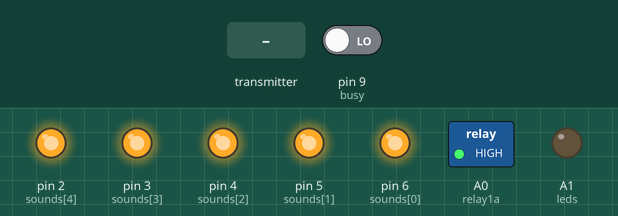
The sketch below on a simulated Arduino Uno, built with avr-gcc and run on an emulated ATmega328P. On the bench: switched loads named in the sketch (green lamp = pin HIGH), output pins drawn as LEDs (lit = HIGH). The test bench sets the inputs (shaded band); at power-on: pin 9 (busy) LOW. No radio packets arrive unless stated; what the sketch prints to the serial monitor is not drawn.

Above: at 1.2 s.
1.3 s: the transmitter starts sending fogPos = 0
2.8 s: the transmitter starts sending controller = 0
Timing chart, 0 to 5.8 s (numbered marks = the images above; inputs shaded):
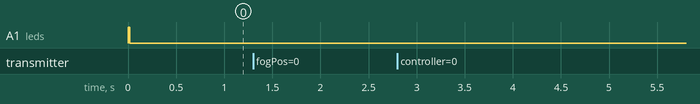

The sketch:

mbox_monster01.ino
```cpp
#include <SPI.h>
#include <nRF24L01.h>
#include <RF24.h>
#include <Servo.h>
// DY1703A Voice Sound Module

Servo myservo;

RF24 radio(7, 8); // CE, CSN
// Also uses 7, 8, 11, 12, 13,

const byte addresses[][6] = {"Prime", "2Node", "3xxxx", "4xxxx"};
const int relay1a = A0;
const int leds = A1;
const int motor = 10;
int sounds[5] = {6,5,4,3,2};
int busy = 9;
unsigned long int endIgnore = 0;

// Max size of this struct is 32 bytes - NRF24L01 buffer limit
struct Data_Package {
  byte fogPos = 0;    // tranmit to fog machine
  byte controller = 0;
  byte blue = 0;
  byte device1a = 0;
  byte plasmaTV = 0;
  byte mbox = 0;
  byte byte07 = 0;
  byte byte08 = 0;
  byte byte09 = 0;
  byte byte10 = 0;
  byte byte11 = 0;
  byte byte12 = 0;
  byte byte13 = 0;
  byte byte14 = 0;
  byte byte15 = 0;
  byte byte16 = 0;
  byte byte17 = 0;
  byte byte18 = 0;
  byte byte19 = 0;
  byte byte20 = 0;
  byte byte21 = 0;
  byte byte22 = 0;
  byte byte23 = 0;
  byte byte24 = 0;
  byte byte25 = 0;
  byte byte26 = 0;
  byte byte27 = 0;
  byte byte28 = 0;
  byte byte29 = 0;
  byte byte30 = 0;
  byte byte31 = 0;
  byte byte32 = 0;
};

Data_Package data; //Create a variable with the above structure

void setup() {
  Serial.begin(9600);

  pinMode(relay1a, OUTPUT);
  digitalWrite(relay1a,HIGH);
  pinMode(leds, OUTPUT);
  digitalWrite(leds,HIGH);
  //pinMode(motor, OUTPUT);
  //digitalWrite(motor, LOW);
  //myservo.attach(motor);

  radio.begin();
  radio.openWritingPipe(addresses[0]); // 00001
  radio.openReadingPipe(1, addresses[1]); // 00002
  radio.setPALevel(RF24_PA_MIN);
  radio.startListening();

  for (int i=0; i<=4; i++) {
    //Serial.print("Initializing ");  Serial.println(i);
    pinMode(sounds[i], OUTPUT);
    digitalWrite(sounds[i], HIGH);
  }
  pinMode(busy, INPUT);

  Serial.println("Starting");
  //test_mbox3();
 /*
  delay(5000);
  Serial.print("playing... ");
  digitalWrite(5, LOW);
  delay(50);
  digitalWrite(5, HIGH);
  */
}

void loop() {

  // Check whether there is data to be received
  if (radio.available()) {
    radio.read(&data, sizeof(Data_Package)); // Read the whole data and store it into the 'data' structure
    Serial.print("size: ");
    Serial.println(sizeof(Data_Package));
    Serial.print("mbox: ");
    Serial.println(data.mbox);
    if (data.mbox == 99 && millis() < endIgnore) {
      data.mbox = 0;
    }
    Serial.println(digitalRead(busy));
  }

  if ((data.mbox >= 1) && (data.mbox <=7) && (digitalRead(busy))) {
    // Need to have 0 as off, but shift input value for zero-ordered array.
    digitalWrite(sounds[data.mbox-1], LOW);
    delay(50);
    digitalWrite(sounds[data.mbox-1], HIGH);
    digitalWrite(leds,HIGH);
    delay(1000);
    digitalWrite(leds,LOW);
    while (!digitalRead(busy)) {
      //Serial.println("waiting");
      Serial.print("Playing ");  Serial.print(data.mbox-1); Serial.print(sounds[data.mbox-1]);
      //Serial.print("Busy: "); Serial.println(digitalRead(busy));
      delay(1000);
    }
    data.mbox = 0;
  }

/*
  // Eyes and motor
  if (data.mbox == 99 && millis() > endIgnore) {
    Serial.println("set endIgnore");
    endIgnore = millis()+5000;
    digitalWrite(leds,HIGH);
    myservo.write(0);
    delay(1000);
    myservo.write(180);
    delay(1000);
    myservo.write(0);
    delay(1000);
    myservo.write(180);
    data.mbox = 0;
  }
  */

  // Turn off LEDs after configured duration.
  if (millis() > endIgnore) {
    digitalWrite(leds,LOW);
    //digitalWrite(motor, LOW);
  }


}

void test_mbox() {
  for (int i=0; i<=4; i++) {
    Serial.print("Play ");  Serial.print(i); Serial.println(sounds[i]);
    digitalWrite(sounds[i], LOW);
    delay(50);
    digitalWrite(sounds[i], HIGH);
    delay(10000);
  }
}

void test_mbox2() {
  for (int i=0; i<=4; i++) {
    Serial.print("Busy: "); Serial.println(digitalRead(busy));
    Serial.print("Play ");  Serial.print(i); Serial.print(" "); Serial.println(sounds[i]);
    digitalWrite(sounds[i], LOW);
    delay(50);
    Serial.print("Busy: "); Serial.println(digitalRead(busy));
    digitalWrite(sounds[i], HIGH);
    delay(10000);
  }
}

void test_mbox3() {
  for (int i=0; i<=4; i++) {
    Serial.print("Play ");  Serial.print(i); Serial.print(" "); Serial.println(sounds[i]);
    digitalWrite(sounds[i], LOW);
    delay(1000);
    digitalWrite(sounds[i], HIGH);
    while (!digitalRead(busy)) {
      Serial.println("waiting");
      //Serial.print("Busy: "); Serial.println(digitalRead(busy));
      delay(1000);
    }
    //Serial.print("Busy: "); Serial.println(digitalRead(busy));
    Serial.println("Wait 2 seconds for next song");
    delay(2000);
  }
}

void clearData() {
  data.fogPos = 0;
  data.blue = 0;
  data.controller = 0;
  data.device1a = 0;
  data.plasmaTV = 0;
  data.mbox = 0;
  data.byte07 = 0;
  data.byte08 = 0;
  data.byte09 = 0;
  data.byte10 = 0;
  data.byte11 = 0;
  data.byte12 = 0;
  data.byte13 = 0;
  data.byte14 = 0;
  data.byte15 = 0;
  data.byte16 = 0;
  data.byte17 = 0;
  data.byte18 = 0;
  data.byte19 = 0;
  data.byte20 = 0;
  data.byte21 = 0;
  data.byte22 = 0;
  data.byte23 = 0;
  data.byte24 = 0;
  data.byte25 = 0;
  data.byte26 = 0;
  data.byte27 = 0;
  data.byte28 = 0;
  data.byte29 = 0;
  data.byte30 = 0;
  data.byte31 = 0;
  data.byte32 = 0;
}
```

Measured:
- after the input at 1.3 s, every drawn part: stays the same
- after the input at 2.8 s, every drawn part: stays the same
